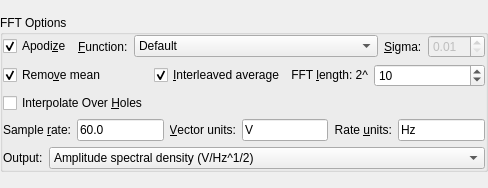
<ui version="4.0" >
 <class>FFTOptions</class>
 <widget class="QWidget" name="FFTOptions" >
  <property name="geometry" >
   <rect>
    <x>0</x>
    <y>0</y>
    <width>488</width>
    <height>188</height>
   </rect>
  </property>
  <property name="sizePolicy" >
   <sizepolicy vsizetype="Preferred" hsizetype="Preferred" >
    <horstretch>0</horstretch>
    <verstretch>0</verstretch>
   </sizepolicy>
  </property>
  <property name="windowTitle" >
   <string>FFTOptions</string>
  </property>
  <layout class="QGridLayout" >
   <property name="leftMargin" >
    <number>0</number>
   </property>
   <property name="topMargin" >
    <number>0</number>
   </property>
   <property name="rightMargin" >
    <number>0</number>
   </property>
   <property name="bottomMargin" >
    <number>0</number>
   </property>
   <property name="horizontalSpacing" >
    <number>0</number>
   </property>
   <property name="verticalSpacing" >
    <number>0</number>
   </property>
   <item row="0" column="0" >
    <widget class="QGroupBox" name="GroupBoxFFTOptions" >
     <property name="sizePolicy" >
      <sizepolicy vsizetype="Fixed" hsizetype="Preferred" >
       <horstretch>0</horstretch>
       <verstretch>0</verstretch>
      </sizepolicy>
     </property>
     <property name="title" >
      <string>FFT Options</string>
     </property>
     <layout class="QVBoxLayout" >
      <property name="leftMargin" >
       <number>0</number>
      </property>
      <property name="topMargin" >
       <number>0</number>
      </property>
      <property name="rightMargin" >
       <number>0</number>
      </property>
      <property name="bottomMargin" >
       <number>0</number>
      </property>
      <item>
       <layout class="QGridLayout" >
        <property name="leftMargin" >
         <number>0</number>
        </property>
        <property name="topMargin" >
         <number>0</number>
        </property>
        <property name="rightMargin" >
         <number>0</number>
        </property>
        <property name="bottomMargin" >
         <number>0</number>
        </property>
        <item row="0" column="2" >
         <widget class="QComboBox" name="_apodizeFunction" >
          <property name="sizePolicy" >
           <sizepolicy vsizetype="Fixed" hsizetype="MinimumExpanding" >
            <horstretch>0</horstretch>
            <verstretch>0</verstretch>
           </sizepolicy>
          </property>
          <item>
           <property name="text" >
            <string>Default</string>
           </property>
          </item>
          <item>
           <property name="text" >
            <string>Bartlett</string>
           </property>
          </item>
          <item>
           <property name="text" >
            <string>Blackman</string>
           </property>
          </item>
          <item>
           <property name="text" >
            <string>Connes</string>
           </property>
          </item>
          <item>
           <property name="text" >
            <string>cosine</string>
           </property>
          </item>
          <item>
           <property name="text" >
            <string>Gaussian (custom sigma)</string>
           </property>
          </item>
          <item>
           <property name="text" >
            <string>Hamming</string>
           </property>
          </item>
          <item>
           <property name="text" >
            <string>Hann</string>
           </property>
          </item>
          <item>
           <property name="text" >
            <string>Welch</string>
           </property>
          </item>
         </widget>
        </item>
        <item row="0" column="3" >
         <widget class="QLabel" name="textLabel1" >
          <property name="text" >
           <string>&amp;Sigma:</string>
          </property>
          <property name="wordWrap" >
           <bool>false</bool>
          </property>
          <property name="buddy" >
           <cstring>_sigma</cstring>
          </property>
         </widget>
        </item>
        <item row="0" column="4" >
         <widget class="QDoubleSpinBox" name="_sigma" >
          <property name="enabled" >
           <bool>false</bool>
          </property>
          <property name="minimum" >
           <double>0.010000000000000</double>
          </property>
         </widget>
        </item>
        <item row="0" column="0" >
         <widget class="QCheckBox" name="_apodize" >
          <property name="sizePolicy" >
           <sizepolicy vsizetype="Fixed" hsizetype="Minimum" >
            <horstretch>0</horstretch>
            <verstretch>0</verstretch>
           </sizepolicy>
          </property>
          <property name="whatsThis" >
           <string>Select from this pulldown the source vector for the Curve's y axis error bars.  If "&lt;None>" is selected, there will be no y axis error bars drawn.  Create new vectors with the "Vectors" tab.</string>
          </property>
          <property name="text" >
           <string>Apodi&amp;ze</string>
          </property>
          <property name="checked" >
           <bool>true</bool>
          </property>
         </widget>
        </item>
        <item row="0" column="1" >
         <widget class="QLabel" name="textLabel2" >
          <property name="text" >
           <string>&amp;Function:</string>
          </property>
          <property name="wordWrap" >
           <bool>false</bool>
          </property>
          <property name="buddy" >
           <cstring>_apodizeFunction</cstring>
          </property>
         </widget>
        </item>
       </layout>
      </item>
      <item>
       <layout class="QGridLayout" >
        <property name="leftMargin" >
         <number>0</number>
        </property>
        <property name="topMargin" >
         <number>0</number>
        </property>
        <property name="rightMargin" >
         <number>0</number>
        </property>
        <property name="bottomMargin" >
         <number>0</number>
        </property>
        <item row="0" column="1" >
         <widget class="QCheckBox" name="_interleavedAverage" >
          <property name="text" >
           <string>&amp;Interleaved average</string>
          </property>
          <property name="checked" >
           <bool>true</bool>
          </property>
         </widget>
        </item>
        <item row="0" column="2" >
         <widget class="QLabel" name="TextLabel1_9" >
          <property name="sizePolicy" >
           <sizepolicy vsizetype="Fixed" hsizetype="Fixed" >
            <horstretch>0</horstretch>
            <verstretch>0</verstretch>
           </sizepolicy>
          </property>
          <property name="text" >
           <string>FFT &amp;length: 2^</string>
          </property>
          <property name="alignment" >
           <set>Qt::AlignRight|Qt::AlignTrailing|Qt::AlignVCenter</set>
          </property>
          <property name="wordWrap" >
           <bool>false</bool>
          </property>
          <property name="buddy" >
           <cstring>_FFTLength</cstring>
          </property>
         </widget>
        </item>
        <item row="0" column="3" >
         <widget class="QSpinBox" name="_FFTLength" >
          <property name="sizePolicy" >
           <sizepolicy vsizetype="Fixed" hsizetype="MinimumExpanding" >
            <horstretch>0</horstretch>
            <verstretch>0</verstretch>
           </sizepolicy>
          </property>
          <property name="whatsThis" >
           <string>Sets the length of the FFTs in generating the power spectrum.  2^10 = 1024, etc.  The larger the number, the larger the noise and resolution.</string>
          </property>
          <property name="minimum" >
           <number>4</number>
          </property>
          <property name="maximum" >
           <number>24</number>
          </property>
          <property name="value" >
           <number>10</number>
          </property>
         </widget>
        </item>
        <item row="0" column="0" >
         <widget class="QCheckBox" name="_removeMean" >
          <property name="text" >
           <string>Remo&amp;ve mean</string>
          </property>
          <property name="checked" >
           <bool>true</bool>
          </property>
         </widget>
        </item>
        <item row="1" column="0" >
         <widget class="QCheckBox" name="_interpolateOverHoles" >
          <property name="text" >
           <string>Interpolate Over &amp;Holes</string>
          </property>
          <property name="checked" >
           <bool>false</bool>
          </property>
         </widget>
        </item>
       </layout>
      </item>
      <item>
       <layout class="QHBoxLayout" >
        <property name="leftMargin" >
         <number>0</number>
        </property>
        <property name="topMargin" >
         <number>0</number>
        </property>
        <property name="rightMargin" >
         <number>0</number>
        </property>
        <property name="bottomMargin" >
         <number>0</number>
        </property>
        <item>
         <widget class="QLabel" name="TextLabel1_9_2" >
          <property name="sizePolicy" >
           <sizepolicy vsizetype="Preferred" hsizetype="Fixed" >
            <horstretch>0</horstretch>
            <verstretch>0</verstretch>
           </sizepolicy>
          </property>
          <property name="text" >
           <string>Sample &amp;rate:</string>
          </property>
          <property name="alignment" >
           <set>Qt::AlignRight|Qt::AlignTrailing|Qt::AlignVCenter</set>
          </property>
          <property name="wordWrap" >
           <bool>false</bool>
          </property>
          <property name="buddy" >
           <cstring>_sampleRate</cstring>
          </property>
         </widget>
        </item>
        <item>
         <widget class="QLineEdit" name="_sampleRate" >
          <property name="sizePolicy" >
           <sizepolicy vsizetype="Fixed" hsizetype="Expanding" >
            <horstretch>0</horstretch>
            <verstretch>0</verstretch>
           </sizepolicy>
          </property>
          <property name="whatsThis" >
           <string>The sample rate at which the measurements were acquired, for proper normalization.</string>
          </property>
          <property name="text" >
           <string>60.0</string>
          </property>
         </widget>
        </item>
        <item>
         <widget class="QLabel" name="TextLabel1_9_3" >
          <property name="sizePolicy" >
           <sizepolicy vsizetype="Preferred" hsizetype="Fixed" >
            <horstretch>0</horstretch>
            <verstretch>0</verstretch>
           </sizepolicy>
          </property>
          <property name="whatsThis" >
           <string>Apply new data sample specifications to selected vectors.</string>
          </property>
          <property name="text" >
           <string>&amp;Vector units:</string>
          </property>
          <property name="alignment" >
           <set>Qt::AlignRight|Qt::AlignTrailing|Qt::AlignVCenter</set>
          </property>
          <property name="wordWrap" >
           <bool>false</bool>
          </property>
          <property name="buddy" >
           <cstring>_vectorUnits</cstring>
          </property>
         </widget>
        </item>
        <item>
         <widget class="QLineEdit" name="_vectorUnits" >
          <property name="sizePolicy" >
           <sizepolicy vsizetype="Fixed" hsizetype="Expanding" >
            <horstretch>0</horstretch>
            <verstretch>0</verstretch>
           </sizepolicy>
          </property>
          <property name="whatsThis" >
           <string>The units of the Data Vector - for automatic labels.</string>
          </property>
          <property name="text" >
           <string>V</string>
          </property>
         </widget>
        </item>
        <item>
         <widget class="QLabel" name="TextLabel1_9_2_2" >
          <property name="sizePolicy" >
           <sizepolicy vsizetype="Fixed" hsizetype="Fixed" >
            <horstretch>0</horstretch>
            <verstretch>0</verstretch>
           </sizepolicy>
          </property>
          <property name="text" >
           <string>Rate &amp;units:</string>
          </property>
          <property name="alignment" >
           <set>Qt::AlignRight|Qt::AlignTrailing|Qt::AlignVCenter</set>
          </property>
          <property name="wordWrap" >
           <bool>false</bool>
          </property>
          <property name="buddy" >
           <cstring>_rateUnits</cstring>
          </property>
         </widget>
        </item>
        <item>
         <widget class="QLineEdit" name="_rateUnits" >
          <property name="sizePolicy" >
           <sizepolicy vsizetype="Fixed" hsizetype="Expanding" >
            <horstretch>0</horstretch>
            <verstretch>0</verstretch>
           </sizepolicy>
          </property>
          <property name="whatsThis" >
           <string>The units for the sample rate.  Used for automatic labels.</string>
          </property>
          <property name="text" >
           <string>Hz</string>
          </property>
         </widget>
        </item>
       </layout>
      </item>
      <item>
       <layout class="QHBoxLayout" >
        <property name="leftMargin" >
         <number>0</number>
        </property>
        <property name="topMargin" >
         <number>0</number>
        </property>
        <property name="rightMargin" >
         <number>0</number>
        </property>
        <property name="bottomMargin" >
         <number>0</number>
        </property>
        <item>
         <widget class="QLabel" name="textLabel1_2" >
          <property name="text" >
           <string>Output:</string>
          </property>
          <property name="wordWrap" >
           <bool>false</bool>
          </property>
         </widget>
        </item>
        <item>
         <widget class="QComboBox" name="_output" >
          <property name="sizePolicy" >
           <sizepolicy vsizetype="Fixed" hsizetype="MinimumExpanding" >
            <horstretch>0</horstretch>
            <verstretch>0</verstretch>
           </sizepolicy>
          </property>
          <item>
           <property name="text" >
            <string>Amplitude spectral density (V/Hz^1/2)</string>
           </property>
          </item>
          <item>
           <property name="text" >
            <string>Power spectral density (V^2/Hz)</string>
           </property>
          </item>
          <item>
           <property name="text" >
            <string>Amplitude spectrum (V)</string>
           </property>
          </item>
          <item>
           <property name="text" >
            <string>Power spectrum (V^2)</string>
           </property>
          </item>
         </widget>
        </item>
       </layout>
      </item>
     </layout>
    </widget>
   </item>
  </layout>
 </widget>
 <layoutdefault spacing="6" margin="11" />
 <pixmapfunction>qPixmapFromMimeSource</pixmapfunction>
 <tabstops>
  <tabstop>_apodize</tabstop>
  <tabstop>_apodizeFunction</tabstop>
  <tabstop>_sigma</tabstop>
  <tabstop>_removeMean</tabstop>
  <tabstop>_interleavedAverage</tabstop>
  <tabstop>_FFTLength</tabstop>
  <tabstop>_interpolateOverHoles</tabstop>
  <tabstop>_sampleRate</tabstop>
  <tabstop>_vectorUnits</tabstop>
  <tabstop>_rateUnits</tabstop>
 </tabstops>
 <resources/>
 <connections/>
</ui>
